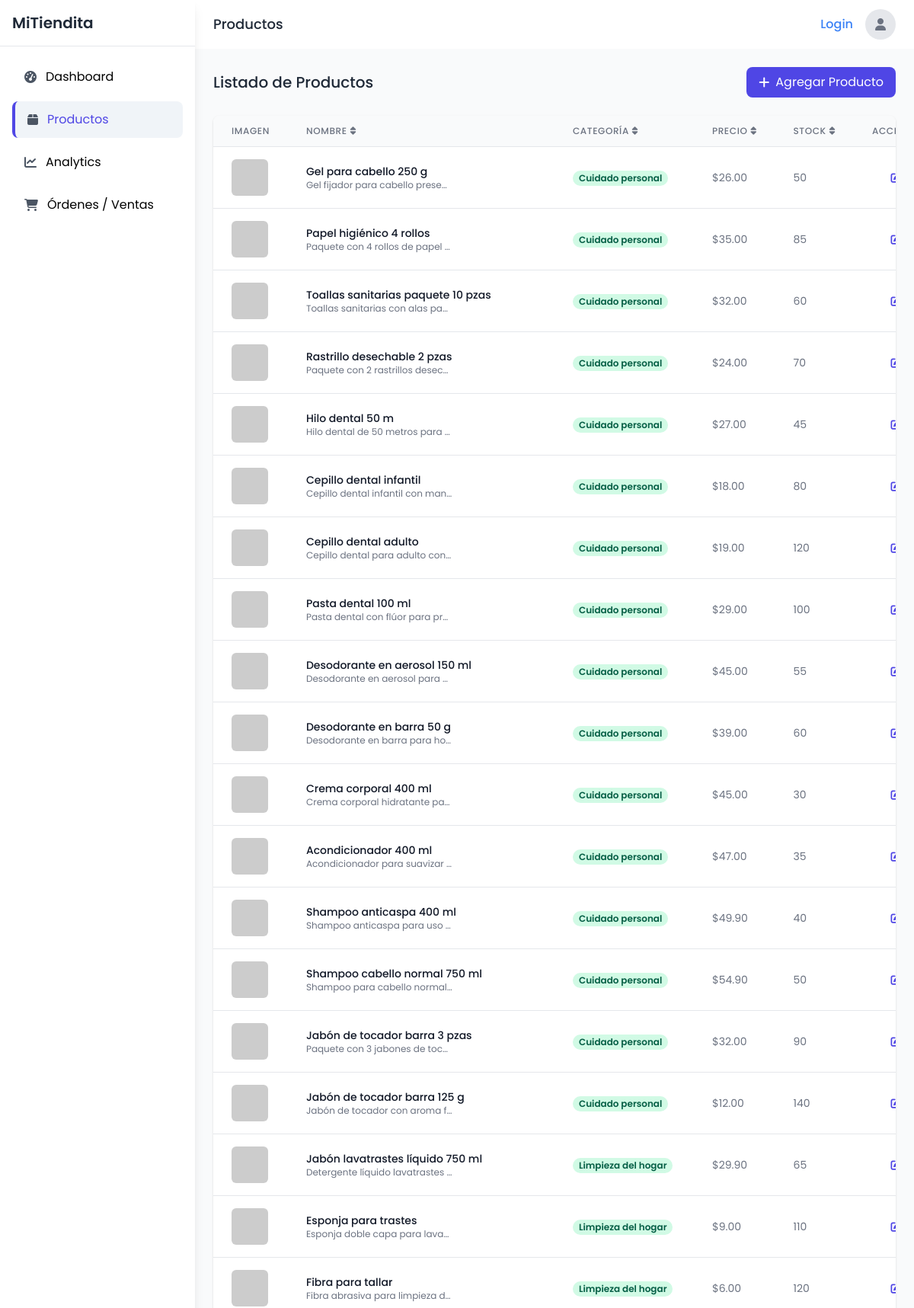
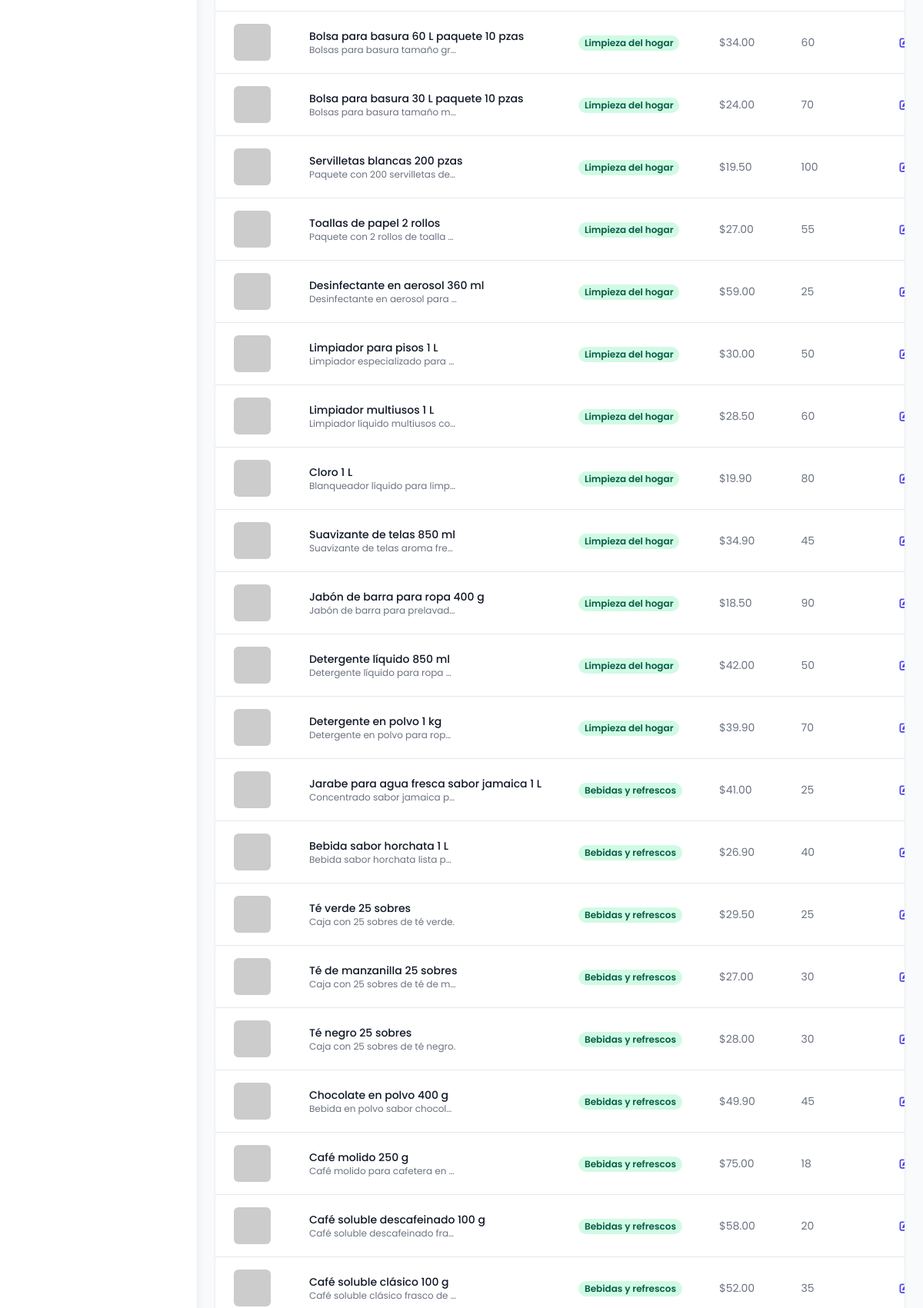
Page /index.php?view=productos (signed in, upper part) on the committed database (2 pictures, top to bottom).
### tables this page shows
CREATE TABLE `productos` (
  `id` int(11) NOT NULL AUTO_INCREMENT,
  `nombre` varchar(120) NOT NULL,
  `descripcion` text DEFAULT NULL,
  `precio` decimal(10,2) NOT NULL DEFAULT 0.00,
  `stock` int(11) NOT NULL DEFAULT 0,
  `imagen_url` varchar(500) DEFAULT NULL,
  `categoria_id` int(11) DEFAULT NULL,
  `creado_en` timestamp NULL DEFAULT current_timestamp(),
  PRIMARY KEY (`id`),
  KEY `idx_productos_categoria` (`categoria_id`),
  CONSTRAINT `fk_productos_categoria`
    FOREIGN KEY (`categoria_id`) REFERENCES `categorias`(`id`)
    ON UPDATE CASCADE
    ON DELETE SET NULL
);

CREATE TABLE `categorias` (
  `id` int(11) NOT NULL AUTO_INCREMENT,
  `nombre` varchar(80) NOT NULL,
  `creado_en` timestamp NULL DEFAULT current_timestamp(),
  PRIMARY KEY (`id`)
);

### app/Controllers/ProductController.php (called while the page is built, shortened)
<?php
require_once 'app/Config/Database.php';
require_once 'app/Models/Product.php';
class ProductController {
    private $product;
    public function __construct() {
        $database = new Database();
        $this->db = $database->getConnection();
        $this->product = new Product($this->db);
    }
    public function index() {
        $stmt = $this->product->getAll();
        $products = $stmt->fetchAll(PDO::FETCH_ASSOC);
        require_once 'app/Views/products.php';
    }
}
?>

### app/Config/Database.php (called while the page is built, shortened)
<?php
class Database {
    private $host     = "localhost";
    private $port     = 3307;
    private $db_name  = "AbarrotesDB";
    private $username = "root";
    private $password = "";
    public $conn;
    public function getConnection() {
        $this->conn = null;
        try {
            $this->conn = new PDO(
                "mysql:host=" . $this->host . ";port=" . $this->port . ";dbname=" . $this->db_name . ";charset=utf8mb4",
                $this->username,
                $this->password
            );
            $this->conn->exec("set names utf8mb4");
            $this->conn->setAttribute(PDO::ATTR_ERRMODE, PDO::ERRMODE_EXCEPTION);
            $this->initTables();
        } catch(PDOException $exception) {
            if ($exception->getCode() == 1049) {
                try {
                    $tempConn = new PDO(
                        "mysql:host=" . $this->host . ";port=" . $this->port,
                        $this->username,
                        $this->password
                    );
                    $tempConn->setAttribute(PDO::ATTR_ERRMODE, PDO::ERRMODE_EXCEPTION);
                    $tempConn->exec(
                        "CREATE DATABASE IF NOT EXISTS `" . $this->db_name . "`
                         CHARACTER SET utf8mb4
                         COLLATE utf8mb4_unicode_ci"
                    );
                    $this->conn = new PDO(
                        "mysql:host=" . $this->host . ";port=" . $this->port . ";dbname=" . $this->db_name . ";charset=utf8mb4",
                        $this->username,
                        $this->password
                    );
                    $this->conn->exec("set names utf8mb4");
                    $this->conn->setAttribute(PDO::ATTR_ERRMODE, PDO::ERRMODE_EXCEPTION);
                    $this->initTables();
                } catch(PDOException $e) {
                    echo "Connection error (Creation failed): " . $e->getMessage();
                }
            } else {
                echo "Connection error: " . $exception->getMessage();
            }
        }
        return $this->conn;
    }
    private function initTables() {
        try {
            $check = $this->conn
                ->query("SHOW TABLES LIKE 'productos'")
                ->fetchColumn();
        } catch (PDOException $e) {
            echo "Error al comprobar tablas existentes: " . $e->getMessage();
            return;
        }
        if ($check) {
            return;
        }
    }
}
?>

### app/Models/Product.php (called while the page is built, shortened)
<?php
class Product {
    private $conn;
    private $table_name = "productos";
    public function __construct($db) {
        $this->conn = $db;
    }
    public function getAll() {
        $query = "SELECT p.id,
                         p.nombre,
                         p.nombre AS name,
                         p.descripcion,
                         p.descripcion AS description,
                         p.precio,
                         p.precio AS price,
                         p.stock,
                         p.imagen_url,
                         p.imagen_url AS image_url,
                         p.categoria_id,
                         c.nombre AS categoria_nombre,
                         c.nombre AS category_name
                  FROM " . $this->table_name . " p
                  LEFT JOIN categorias c ON p.categoria_id = c.id
                  ORDER BY p.id DESC";
        $stmt = $this->conn->prepare($query);
        $stmt->execute();
        return $stmt;
    }
}
?>

### app/Views/products.php (the view, shortened to what this page needs)
<div class="flex justify-between items-center mb-6">
  <h3 class="text-xl font-medium text-gray-800">Listado de Productos</h3>
  <button id="btn-add-product" class="btn-primary px-4 py-2 rounded-lg text-white flex items-center">
    <i class="fas fa-plus mr-2"></i> Agregar Producto
  </button>
</div>
<div class="bg-white rounded-lg shadow overflow-hidden">
  <div class="table-responsive">
    <table class="min-w-full divide-y divide-gray-200">
      <thead class="bg-gray-50">
        <tr>
          <th class="px-6 py-3 text-left text-xs font-medium text-gray-500 uppercase tracking-wider cursor-pointer">
            <div class="flex items-center">Imagen</div>
          </th>
          <th class="px-6 py-3 text-left text-xs font-medium text-gray-500 uppercase tracking-wider cursor-pointer">
            <div class="flex items-center">Nombre <i class="fas fa-sort ml-1"></i></div>
          </th>
          <th class="px-6 py-3 text-left text-xs font-medium text-gray-500 uppercase tracking-wider cursor-pointer">
            <div class="flex items-center">Categoría <i class="fas fa-sort ml-1"></i></div>
          </th>
          <th class="px-6 py-3 text-left text-xs font-medium text-gray-500 uppercase tracking-wider cursor-pointer">
            <div class="flex items-center">Precio <i class="fas fa-sort ml-1"></i></div>
          </th>
          <th class="px-6 py-3 text-left text-xs font-medium text-gray-500 uppercase tracking-wider cursor-pointer">
            <div class="flex items-center">Stock <i class="fas fa-sort ml-1"></i></div>
          </th>
          <th class="px-6 py-3 text-right text-xs font-medium text-gray-500 uppercase tracking-wider">
            Acciones
          </th>
        </tr>
      </thead>
      <tbody class="bg-white divide-y divide-gray-200" id="product-table-body">
        <?php if(empty($products)): ?>
            <tr>
                <td colspan="6" class="px-6 py-4 text-center text-gray-500">No hay productos registrados.</td>
            </tr>
        <?php else: ?>
            <?php foreach($products as $product): ?>
            <tr>
            <td class="px-6 py-4 whitespace-nowrap">
                <?php if($product['imagen_url']): ?>
                    <img src="<?php echo $product['imagen_url']; ?>" class="product-image rounded-md">
                <?php else: ?>
                    <div class="w-12 h-12 bg-gray-200 rounded-md flex items-center justify-center"><i class="fas fa-image text-gray-400"></i></div>
                <?php endif; ?>
            </td>
            <td class="px-6 py-4 whitespace-nowrap">
                <div class="text-sm font-medium text-gray-900"><?php echo $product['nombre']; ?></div>
                <div class="text-xs text-gray-500 truncate w-48"><?php echo $product['descripcion']; ?></div>
            </td>
            <td class="px-6 py-4 whitespace-nowrap">
                <span class="px-2 inline-flex text-xs leading-5 font-semibold rounded-full bg-green-100 text-green-800">
                <?php echo $product['categoria_nombre']; ?>
                </span>
            </td>
            <td class="px-6 py-4 whitespace-nowrap text-sm text-gray-500">
                $<?php echo $product['precio']; ?>
            </td>
            <td class="px-6 py-4 whitespace-nowrap text-sm text-gray-500">
                <?php echo $product['stock']; ?>
            </td>
            <td class="px-6 py-4 whitespace-nowrap text-right text-sm font-medium">
                <button class="text-indigo-600 hover:text-indigo-900 mr-3 btn-edit"
                    data-id="<?php echo $product['id']; ?>"
                    data-nombre="<?php echo htmlspecialchars($product['nombre']); ?>"
                    data-descripcion="<?php echo htmlspecialchars($product['descripcion']); ?>"
                    data-precio="<?php echo $product['precio']; ?>"
                    data-stock="<?php echo $product['stock']; ?>"
                    data-imagen="<?php echo htmlspecialchars($product['imagen_url']); ?>"
                    data-categoria="<?php echo $product['categoria_id']; ?>"
                >
                <i class="fas fa-edit"></i>
                </button>
            </td>
            </tr>
            <?php endforeach; ?>
        <?php endif; ?>
      </tbody>
    </table>
  </div>
</div>

### public/css/style.css (style rules this page uses)
body { font-family: 'Poppins', sans-serif; background-color: #f8f9fa; }
.btn-primary { background-color: #4f46e5; transition: all 0.2s ease; }
.product-image { object-fit: cover; width: 48px; height: 48px; }
.table-responsive { overflow-x: auto; }

### rows in the picture
productos: nombre "Gel para cabello 250 g", descripcion "Gel fijador para cabello prese…", categoria.nombre "Cuidado personal", precio "26.00", stock "50"
productos: nombre "Papel higiénico 4 rollos", descripcion "Paquete con 4 rollos de papel…", categoria.nombre "Cuidado personal", precio "35.00", stock "85"
productos: nombre "Toallas sanitarias paquete 10 pzas", descripcion "Toallas sanitarias con alas pa…", categoria.nombre "Cuidado personal", precio "32.00", stock "60"
productos: nombre "Rastrillo desechable 2 pzas", descripcion "Paquete con 2 rastrillos desec…", categoria.nombre "Cuidado personal", precio "24.00", stock "70"
productos: nombre "Hilo dental 50 m", descripcion "Hilo dental de 50 metros para…", categoria.nombre "Cuidado personal", precio "27.00", stock "45"
productos: nombre "Cepillo dental infantil", descripcion "Cepillo dental infantil con man…", categoria.nombre "Cuidado personal", precio "18.00", stock "80"
productos: nombre "Cepillo dental adulto", descripcion "Cepillo dental para adulto con…", categoria.nombre "Cuidado personal", precio "19.00", stock "120"
productos: nombre "Pasta dental 100 ml", descripcion "Pasta dental con flúor para pr…", categoria.nombre "Cuidado personal", precio "29.00", stock "100"
productos: nombre "Desodorante en aerosol 150 ml", descripcion "Desodorante en aerosol para…", categoria.nombre "Cuidado personal", precio "45.00", stock "55"
productos: nombre "Desodorante en barra 50 g", descripcion "Desodorante en barra para ho…", categoria.nombre "Cuidado personal", precio "39.00", stock "60"
productos: nombre "Crema corporal 400 ml", descripcion "Crema corporal hidratante pa…", categoria.nombre "Cuidado personal", precio "45.00", stock "30"
productos: nombre "Acondicionador 400 ml", descripcion "Acondicionador para suavizar…", categoria.nombre "Cuidado personal", precio "47.00", stock "35"
productos: nombre "Shampoo anticaspa 400 ml", descripcion "Shampoo anticaspa para uso…", categoria.nombre "Cuidado personal", precio "49.90", stock "40"
productos: nombre "Shampoo cabello normal 750 ml", descripcion "Shampoo para cabello normal…", categoria.nombre "Cuidado personal", precio "54.90", stock "50"
productos: nombre "Jabón de tocador barra 3 pzas", descripcion "Paquete con 3 jabones de toc…", categoria.nombre "Cuidado personal", precio "32.00", stock "90"
productos: nombre "Jabón de tocador barra 125 g", descripcion "Jabón de tocador con aroma f…", categoria.nombre "Cuidado personal", precio "12.00", stock "140"
productos: nombre "Jabón lavatrastes líquido 750 ml", descripcion "Detergente líquido lavatrastes…", categoria.nombre "Limpieza del hogar", precio "29.90", stock "65"
productos: nombre "Esponja para trastes", descripcion "Esponja doble capa para lava…", categoria.nombre "Limpieza del hogar", precio "9.00", stock "110"
productos: nombre "Fibra para tallar", descripcion "Fibra abrasiva para limpieza d…", categoria.nombre "Limpieza del hogar", precio "6.00", stock "120"
productos: nombre "Bolsa para basura 60 L paquete 10 pzas", descripcion "Bolsas para basura tamaño gr…", categoria.nombre "Limpieza del hogar", precio "34.00", stock "60"
productos: nombre "Bolsa para basura 30 L paquete 10 pzas", descripcion "Bolsas para basura tamaño m…", categoria.nombre "Limpieza del hogar", precio "24.00", stock "70"
productos: nombre "Servilletas blancas 200 pzas", descripcion "Paquete con 200 servilletas de…", categoria.nombre "Limpieza del hogar", precio "19.50", stock "100"
productos: nombre "Toallas de papel 2 rollos", descripcion "Paquete con 2 rollos de toalla…", categoria.nombre "Limpieza del hogar", precio "27.00", stock "55"
productos: nombre "Desinfectante en aerosol 360 ml", descripcion "Desinfectante en aerosol para…", categoria.nombre "Limpieza del hogar", precio "59.00", stock "25"
productos: nombre "Limpiador para pisos 1 L", descripcion "Limpiador especializado para…", categoria.nombre "Limpieza del hogar", precio "30.00", stock "50"
productos: nombre "Limpiador multiusos 1 L", descripcion "Limpiador líquido multiusos co…", categoria.nombre "Limpieza del hogar", precio "28.50", stock "60"
productos: nombre "Cloro 1 L", descripcion "Blanqueador líquido para limp…", categoria.nombre "Limpieza del hogar", precio "19.90", stock "80"
productos: nombre "Suavizante de telas 850 ml", descripcion "Suavizante de telas aroma fre…", categoria.nombre "Limpieza del hogar", precio "34.90", stock "45"
productos: nombre "Jabón de barra para ropa 400 g", descripcion "Jabón de barra para prelavad…", categoria.nombre "Limpieza del hogar", precio "18.50", stock "90"
productos: nombre "Detergente líquido 850 ml", descripcion "Detergente líquido para ropa…", categoria.nombre "Limpieza del hogar", precio "42.00", stock "50"
productos: nombre "Detergente en polvo 1 kg", descripcion "Detergente en polvo para rop…", categoria.nombre "Limpieza del hogar", precio "39.90", stock "70"
productos: nombre "Jarabe para agua fresca sabor jamaica 1 L", descripcion "Concentrado sabor jamaica p…", categoria.nombre "Bebidas y refrescos", precio "41.00", stock "25"
productos: nombre "Bebida sabor horchata 1 L", descripcion "Bebida sabor horchata lista p…", categoria.nombre "Bebidas y refrescos", precio "26.90", stock "40"
productos: nombre "Té verde 25 sobres", descripcion "Caja con 25 sobres de té verde.", categoria.nombre "Bebidas y refrescos", precio "29.50", stock "25"
productos: nombre "Té de manzanilla 25 sobres", descripcion "Caja con 25 sobres de té de m…", categoria.nombre "Bebidas y refrescos", precio "27.00", stock "30"
productos: nombre "Té negro 25 sobres", descripcion "Caja con 25 sobres de té negro.", categoria.nombre "Bebidas y refrescos", precio "28.00", stock "30"
productos: nombre "Chocolate en polvo 400 g", descripcion "Bebida en polvo sabor chocol…", categoria.nombre "Bebidas y refrescos", precio "49.90", stock "45"
productos: nombre "Café molido 250 g", descripcion "Café molido para cafetera en…", categoria.nombre "Bebidas y refrescos", precio "75.00", stock "18"
productos: nombre "Café soluble descafeinado 100 g", descripcion "Café soluble descafeinado fra…", categoria.nombre "Bebidas y refrescos", precio "58.00", stock "20"
productos: nombre "Café soluble clásico 100 g", descripcion "Café soluble clásico frasco de…", categoria.nombre "Bebidas y refrescos", precio "52.00", stock "35"

### other values in the picture
$_GET['view'] "Productos"
